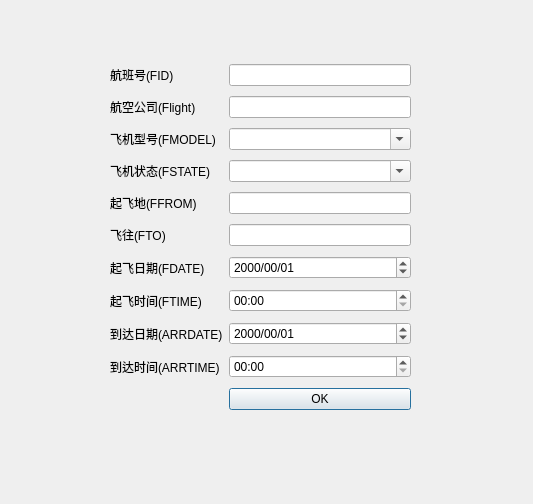
<?xml version="1.0" encoding="UTF-8"?>
<ui version="4.0">
 <class>addFlight_Dialog</class>
 <widget class="QDialog" name="addFlight_Dialog">
  <property name="geometry">
   <rect>
    <x>0</x>
    <y>0</y>
    <width>533</width>
    <height>504</height>
   </rect>
  </property>
  <property name="windowTitle">
   <string>Dialog</string>
  </property>
  <widget class="QWidget" name="gridLayoutWidget">
   <property name="geometry">
    <rect>
     <x>110</x>
     <y>60</y>
     <width>301</width>
     <height>363</height>
    </rect>
   </property>
   <layout class="QGridLayout" name="gridLayout">
    <item row="1" column="0">
     <widget class="QLabel" name="label_2">
      <property name="text">
       <string>航空公司(Flight)</string>
      </property>
     </widget>
    </item>
    <item row="4" column="1">
     <widget class="QLineEdit" name="FFROM_lineEdit"/>
    </item>
    <item row="3" column="1">
     <widget class="QComboBox" name="FSTATE_comboBox">
      <property name="editable">
       <bool>true</bool>
      </property>
     </widget>
    </item>
    <item row="6" column="1">
     <widget class="QLineEdit" name="FTO_lineEdit"/>
    </item>
    <item row="8" column="0">
     <widget class="QLabel" name="label_8">
      <property name="text">
       <string>起飞时间(FTIME)</string>
      </property>
     </widget>
    </item>
    <item row="2" column="0">
     <widget class="QLabel" name="label_3">
      <property name="text">
       <string>飞机型号(FMODEL)</string>
      </property>
     </widget>
    </item>
    <item row="7" column="0">
     <widget class="QLabel" name="label_7">
      <property name="text">
       <string>起飞日期(FDATE)</string>
      </property>
     </widget>
    </item>
    <item row="10" column="0">
     <widget class="QLabel" name="label_10">
      <property name="text">
       <string>到达时间(ARRTIME)</string>
      </property>
     </widget>
    </item>
    <item row="2" column="1">
     <widget class="QComboBox" name="FMODEL_comboBox">
      <property name="editable">
       <bool>true</bool>
      </property>
     </widget>
    </item>
    <item row="7" column="1">
     <widget class="QDateEdit" name="dateEdit">
      <property name="displayFormat">
       <string>yyyy/mm/dd</string>
      </property>
     </widget>
    </item>
    <item row="1" column="1">
     <widget class="QLineEdit" name="Flight_lineEdit"/>
    </item>
    <item row="9" column="0">
     <widget class="QLabel" name="label_9">
      <property name="text">
       <string>到达日期(ARRDATE)</string>
      </property>
     </widget>
    </item>
    <item row="0" column="0">
     <widget class="QLabel" name="label">
      <property name="text">
       <string>航班号(FID)</string>
      </property>
     </widget>
    </item>
    <item row="8" column="1">
     <widget class="QTimeEdit" name="timeEdit">
      <property name="displayFormat">
       <string>hh:mm</string>
      </property>
     </widget>
    </item>
    <item row="6" column="0">
     <widget class="QLabel" name="label_6">
      <property name="text">
       <string>飞往(FTO)</string>
      </property>
     </widget>
    </item>
    <item row="3" column="0">
     <widget class="QLabel" name="label_4">
      <property name="text">
       <string>飞机状态(FSTATE)</string>
      </property>
     </widget>
    </item>
    <item row="4" column="0">
     <widget class="QLabel" name="label_5">
      <property name="text">
       <string>起飞地(FFROM)</string>
      </property>
     </widget>
    </item>
    <item row="0" column="1">
     <widget class="QLineEdit" name="FID_lineEdit"/>
    </item>
    <item row="9" column="1">
     <widget class="QDateEdit" name="dateEdit_2">
      <property name="displayFormat">
       <string>yyyy/mm/dd</string>
      </property>
     </widget>
    </item>
    <item row="10" column="1">
     <widget class="QTimeEdit" name="timeEdit_2">
      <property name="displayFormat">
       <string>hh:mm</string>
      </property>
     </widget>
    </item>
    <item row="11" column="1">
     <widget class="QPushButton" name="post_Button">
      <property name="text">
       <string>OK</string>
      </property>
     </widget>
    </item>
   </layout>
  </widget>
 </widget>
 <tabstops>
  <tabstop>FID_lineEdit</tabstop>
  <tabstop>Flight_lineEdit</tabstop>
  <tabstop>FMODEL_comboBox</tabstop>
  <tabstop>FSTATE_comboBox</tabstop>
  <tabstop>FFROM_lineEdit</tabstop>
  <tabstop>FTO_lineEdit</tabstop>
  <tabstop>dateEdit</tabstop>
  <tabstop>timeEdit</tabstop>
  <tabstop>dateEdit_2</tabstop>
  <tabstop>timeEdit_2</tabstop>
  <tabstop>post_Button</tabstop>
 </tabstops>
 <resources/>
 <connections/>
</ui>
